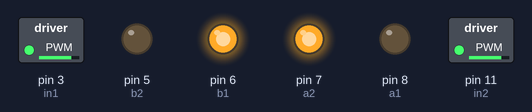
The sketch below on a simulated Arduino Uno, built with avr-gcc and run on an emulated ATmega328P. Shown: switched loads named in the sketch (green lamp = pin HIGH), output pins drawn as LEDs (lit = HIGH).

Above: at 0.05 s.
At 1.05 s:
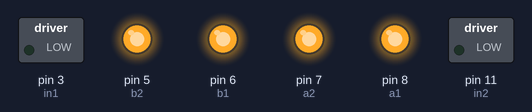
Timing chart, 0 to 3.0 s (numbered marks = the images above):
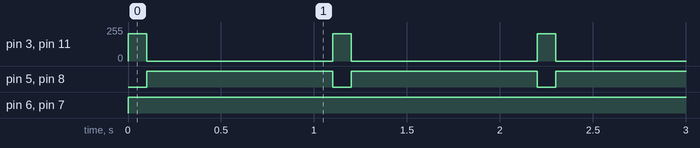

Measured:
- by itself, pin 3 (in1), pin 11 (in2): alternates 205/255 for 0.10 s and 0/255 for 1.0 s
- by itself, pin 5 (b2), pin 8 (a1): alternates HIGH for 1.0 s and LOW for 0.10 s
- by itself, pin 6 (b1), pin 7 (a2): LOW → HIGH at 0.00 s

The sketch:

test_motores.ino
```cpp
int in1=3;
int a1=8;
int a2=7;
//-----------------------
int in2=11;
int b1=6;
int b2=5;

void setup()
{
  //TCCR2B = TCCR2B & B11111000 | B00000001;
  //set timer 2 divisor to     1 for PWM frequency of 31372.55 Hz

  //TCCR2B = TCCR2B & B11111000 | B00000010;
  //set timer 2 divisor to     8 for PWM frequency of  3921.16 Hz

  //TCCR2B = TCCR2B & B11111000 | B00000011;
  //set timer 2 divisor to    32 for PWM frequency of   980.39 Hz

  //TCCR2B = TCCR2B & B11111000 | B00000100;
  //set timer 2 divisor to    64 for PWM frequency of   490.20 Hz (The DEFAULT)

  //TCCR2B = TCCR2B & B11111000 | B00000101;
  //set timer 2 divisor to   128 for PWM frequency of   245.10 Hz

  //TCCR2B = TCCR2B & B11111000 | B00000110;
  //set timer 2 divisor to   256 for PWM frequency of   122.55 Hz

  //TCCR2B = TCCR2B & B11111000 | B00000111;
  //set timer 2 divisor to  1024 for PWM frequency of    30.64 Hz

  pinMode(in1, OUTPUT);
  pinMode(a1, OUTPUT);
  pinMode(a2, OUTPUT);
  pinMode(in2, OUTPUT);
  pinMode(b1, OUTPUT);
  pinMode(b2, OUTPUT);
}

void loop()
{
  left(205,205);
  delay(100);
  stopB();
  delay(1000);
}

void backwards(int pwml, int pwmr)
{
  analogWrite(in1,pwmr);//left
  digitalWrite(a1,HIGH);
  digitalWrite(a2,LOW);
  //-----------------------
  analogWrite(in2,pwml);//right
  digitalWrite(b1,LOW);
  digitalWrite(b2,HIGH);
}

void forwards(int pwml, int pwmr)
{
  analogWrite(in1,pwmr);//left
  digitalWrite(a1,LOW);
  digitalWrite(a2,HIGH);
  //-----------------------
  analogWrite(in2,pwml);//right
  digitalWrite(b1,LOW);
  digitalWrite(b2,HIGH);
}

void left(int pwml, int pwmr)
{
  analogWrite(in1,pwmr);//RIGHT
  digitalWrite(a1,LOW);
  digitalWrite(a2,HIGH);
  //-----------------------
  analogWrite(in2,pwml);//LEFT
  digitalWrite(b1,HIGH);
  digitalWrite(b2,LOW);
}

void right(int pwml, int pwmr)
{
  analogWrite(in1,pwmr);//left
  digitalWrite(a1,HIGH);
  digitalWrite(a2,LOW);
  //-----------------------
  analogWrite(in2,pwml);//right
  digitalWrite(b1,LOW);
  digitalWrite(b2,HIGH);
}

void stop()
{
  analogWrite(in1,255);//right
  digitalWrite(a1,LOW);
  digitalWrite(a2,LOW);
  //-----------------------
  analogWrite(in2,255);//left
  digitalWrite(b1,LOW);
  digitalWrite(b2,LOW);
}

void stopB()
{
  analogWrite(in1,0);//right
  digitalWrite(a1,HIGH);
  digitalWrite(a2,HIGH);
  //-----------------------
  analogWrite(in2,0);//left
  digitalWrite(b1,HIGH);
  digitalWrite(b2,HIGH);
}
```
